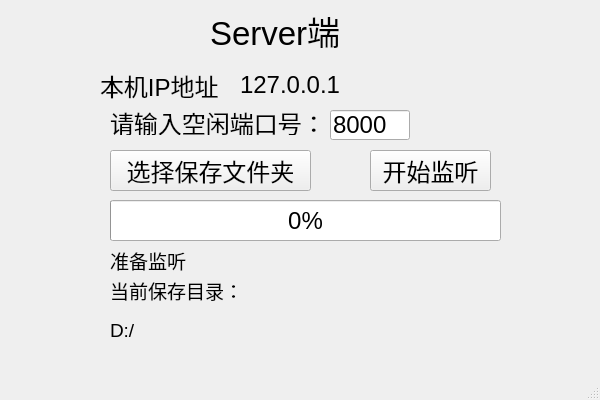
<?xml version="1.0" encoding="UTF-8"?>
<ui version="4.0">
 <class>MainWindow</class>
 <widget class="QMainWindow" name="MainWindow">
  <property name="geometry">
   <rect>
    <x>0</x>
    <y>0</y>
    <width>600</width>
    <height>400</height>
   </rect>
  </property>
  <property name="minimumSize">
   <size>
    <width>600</width>
    <height>400</height>
   </size>
  </property>
  <property name="maximumSize">
   <size>
    <width>600</width>
    <height>400</height>
   </size>
  </property>
  <property name="windowTitle">
   <string>MainWindow</string>
  </property>
  <widget class="QWidget" name="centralwidget">
   <widget class="QProgressBar" name="receivedProgressBar">
    <property name="geometry">
     <rect>
      <x>110</x>
      <y>200</y>
      <width>391</width>
      <height>41</height>
     </rect>
    </property>
    <property name="font">
     <font>
      <pointsize>18</pointsize>
     </font>
    </property>
    <property name="value">
     <number>0</number>
    </property>
   </widget>
   <widget class="QPushButton" name="pushButton_startlisten">
    <property name="geometry">
     <rect>
      <x>370</x>
      <y>150</y>
      <width>121</width>
      <height>41</height>
     </rect>
    </property>
    <property name="font">
     <font>
      <pointsize>18</pointsize>
     </font>
    </property>
    <property name="text">
     <string>开始监听</string>
    </property>
   </widget>
   <widget class="QLabel" name="receivedStatusLabel">
    <property name="geometry">
     <rect>
      <x>110</x>
      <y>250</y>
      <width>461</width>
      <height>21</height>
     </rect>
    </property>
    <property name="font">
     <font>
      <pointsize>14</pointsize>
     </font>
    </property>
    <property name="text">
     <string>准备监听</string>
    </property>
   </widget>
   <widget class="QLabel" name="label">
    <property name="geometry">
     <rect>
      <x>100</x>
      <y>70</y>
      <width>130</width>
      <height>30</height>
     </rect>
    </property>
    <property name="minimumSize">
     <size>
      <width>130</width>
      <height>30</height>
     </size>
    </property>
    <property name="maximumSize">
     <size>
      <width>130</width>
      <height>30</height>
     </size>
    </property>
    <property name="font">
     <font>
      <pointsize>18</pointsize>
     </font>
    </property>
    <property name="text">
     <string>本机IP地址</string>
    </property>
   </widget>
   <widget class="QLabel" name="label_localIP">
    <property name="geometry">
     <rect>
      <x>240</x>
      <y>70</y>
      <width>160</width>
      <height>30</height>
     </rect>
    </property>
    <property name="minimumSize">
     <size>
      <width>160</width>
      <height>30</height>
     </size>
    </property>
    <property name="maximumSize">
     <size>
      <width>160</width>
      <height>30</height>
     </size>
    </property>
    <property name="font">
     <font>
      <pointsize>18</pointsize>
     </font>
    </property>
    <property name="text">
     <string>127.0.0.1</string>
    </property>
   </widget>
   <widget class="QLabel" name="label_3">
    <property name="geometry">
     <rect>
      <x>110</x>
      <y>110</y>
      <width>210</width>
      <height>25</height>
     </rect>
    </property>
    <property name="minimumSize">
     <size>
      <width>210</width>
      <height>25</height>
     </size>
    </property>
    <property name="maximumSize">
     <size>
      <width>210</width>
      <height>25</height>
     </size>
    </property>
    <property name="font">
     <font>
      <pointsize>18</pointsize>
     </font>
    </property>
    <property name="text">
     <string>请输入空闲端口号：</string>
    </property>
   </widget>
   <widget class="QPushButton" name="pushButton">
    <property name="geometry">
     <rect>
      <x>110</x>
      <y>150</y>
      <width>201</width>
      <height>41</height>
     </rect>
    </property>
    <property name="font">
     <font>
      <pointsize>18</pointsize>
     </font>
    </property>
    <property name="text">
     <string>选择保存文件夹</string>
    </property>
   </widget>
   <widget class="QLabel" name="label_2">
    <property name="geometry">
     <rect>
      <x>210</x>
      <y>10</y>
      <width>150</width>
      <height>40</height>
     </rect>
    </property>
    <property name="minimumSize">
     <size>
      <width>150</width>
      <height>40</height>
     </size>
    </property>
    <property name="maximumSize">
     <size>
      <width>150</width>
      <height>40</height>
     </size>
    </property>
    <property name="font">
     <font>
      <family>Arial</family>
      <pointsize>25</pointsize>
     </font>
    </property>
    <property name="text">
     <string>Server端</string>
    </property>
   </widget>
   <widget class="QLabel" name="label_savepath">
    <property name="geometry">
     <rect>
      <x>110</x>
      <y>310</y>
      <width>481</width>
      <height>41</height>
     </rect>
    </property>
    <property name="font">
     <font>
      <pointsize>14</pointsize>
     </font>
    </property>
    <property name="text">
     <string>D:/</string>
    </property>
   </widget>
   <widget class="QLabel" name="label_4">
    <property name="geometry">
     <rect>
      <x>110</x>
      <y>280</y>
      <width>131</width>
      <height>21</height>
     </rect>
    </property>
    <property name="font">
     <font>
      <pointsize>14</pointsize>
     </font>
    </property>
    <property name="text">
     <string>当前保存目录：</string>
    </property>
   </widget>
   <widget class="QLineEdit" name="lineEdit_localPort">
    <property name="geometry">
     <rect>
      <x>330</x>
      <y>110</y>
      <width>80</width>
      <height>30</height>
     </rect>
    </property>
    <property name="minimumSize">
     <size>
      <width>80</width>
      <height>30</height>
     </size>
    </property>
    <property name="maximumSize">
     <size>
      <width>80</width>
      <height>30</height>
     </size>
    </property>
    <property name="font">
     <font>
      <pointsize>18</pointsize>
     </font>
    </property>
    <property name="text">
     <string>8000</string>
    </property>
   </widget>
  </widget>
  <widget class="QMenuBar" name="menubar">
   <property name="geometry">
    <rect>
     <x>0</x>
     <y>0</y>
     <width>600</width>
     <height>21</height>
    </rect>
   </property>
  </widget>
  <widget class="QStatusBar" name="statusbar"/>
 </widget>
 <resources/>
 <connections/>
</ui>
